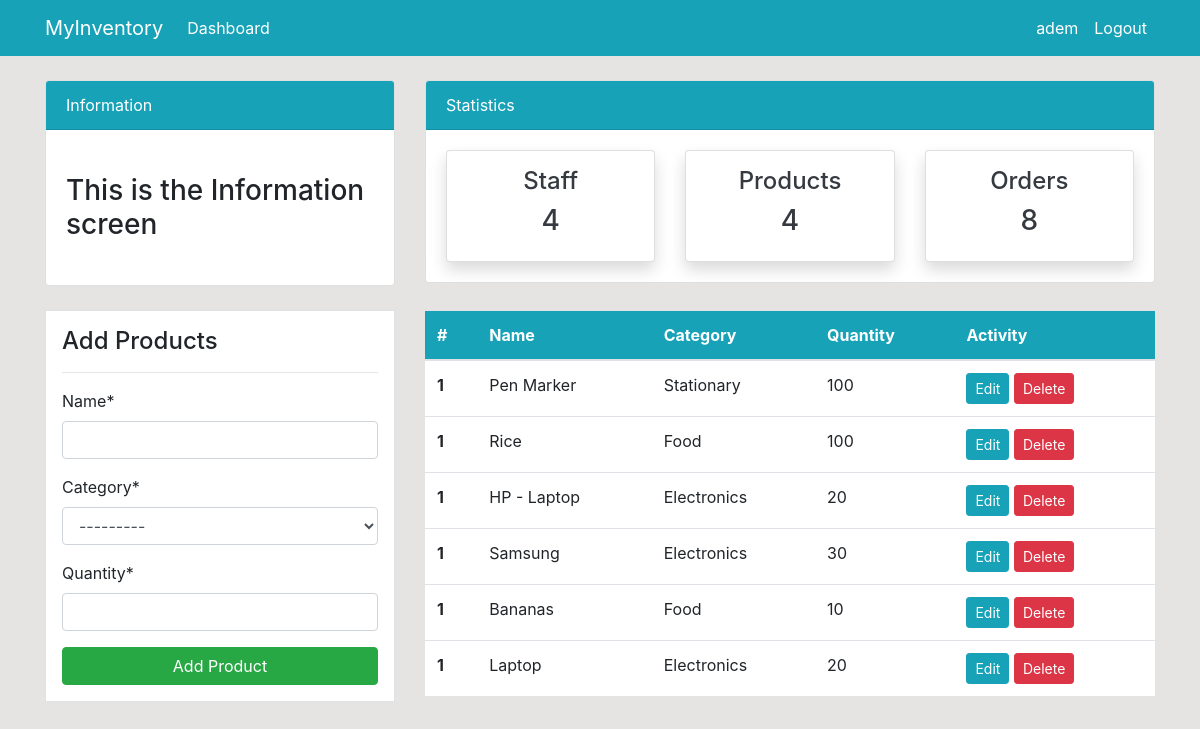
The app's page /product/ (signed in) with its own data.
### dashboard/models.py (models this page shows, shortened)
class Product(models.Model):
    name = models.CharField(max_length=100,null = True)
    category = models.CharField(max_length=20,choices=CATEGORY,null=True)
    quantity = models.PositiveBigIntegerField(null=True)
    class Meta:
        verbose_name_plural = "Product"

### dashboard/views.py (the view)
# urls.py: path("product/",views.product,name="dashboard-product"),
@login_required(login_url="user-login")
def product(request):
    items = Product.objects.all() #ORM
    workers_count = User.objects.all().count()
    if request.method == "POST":
        form = ProductForm(request.POST)
        if form.is_valid():
            form.save()
            product_name = form.cleaned_data.get("name")
            messages.success(request,f"{product_name} has been added.")
            return redirect("dashboard-product")
    else:
        form = ProductForm()
    context = {
        "items":items,
        'form':form,
        'workers_count':workers_count,
    }
    return render(request,"dashboard/product.html",context)

### dashboard/forms.py
class ProductForm(forms.ModelForm):
    class Meta:
        model = Product
        fields = ["name","category","quantity"]

### dashboard/templates/dashboard/product.html (shortened to what this page needs)
{% extends 'partials/base.html' %}
{% load crispy_forms_tags %}
{% block content%}
{% include 'partials/topnav.html' %}
<div class="container">
    <div class="row my-4">
        <div class="col-md-4">
            <div class="border bg-white p-3">
                <h4>Add Products</h4>
                <hr>
                <form method="POST">
                    {{form|crispy}}
                    <input class="btn btn-success btn-block" type="submit" value="Add Product">
                </form>
            </div>
        </div>
        <div class="col-md-8">
            <table class="table bg-white">
                <thead class="bg-info">
                    <tr class="text-white">
                        <th scope="col">#</th>
                        <th scope="col">Name</th>
                        <th scope="col">Category</th>
                        <th scope="col">Quantity</th>
                        <th scope="col">Activity</th>
                    </tr>
                </thead>
                <tbody>
                    {% for item in items %}
                    <tr>
                        <th scope="row">1</th>
                        <td>{{ item.name }}</td>
                        <td>{{ item.category}}</td>
                        <td>{{ item.quantity}}</td>
                        <td>
                            <a class="btn btn-info btn-sm" href="{% url 'dashboard-product-update' item.id %}">Edit</a>
                            <a class="btn btn-danger btn-sm" href="{% url 'dashboard-product-delete' item.id %}">Delete</a>
                        </td>
                    </tr>
                   {% endfor %}
                </tbody>
            </table>
        </div>
    </div>
</div>
{% endblock%}

### dashboard/templates/partials/base.html (shortened to what this page needs)
{% load static %}
<!doctype html>
<html lang="en">
  <head>
    <link rel="stylesheet" href="https://cdn.jsdelivr.net/npm/bootstrap@4.6.2/dist/css/bootstrap.min.css">
    <link rel="stylesheet" href="{% static 'style.css' %}">
  </head>
  <body>
    {% include 'partials/nav.html' %}
    {% block content%}
    {% endblock%}
  </body>
</html>

### dashboard/templates/partials/nav.html (shortened to what this page needs)
<nav class="navbar navbar-expand-lg navbar-info bg-info">
    {% if user.is_authenticated %}
    <div class="container">
        <a class="navbar-brand text-white" href="{% url 'dashboard-index' %}">MyInventory</a>
        <div class="collapse navbar-collapse" id="navbarSupportedContent">
            <ul class="navbar-nav mr-auto">
                <li class="nav-item active">
                    <a class="nav-link text-white" href="{% url 'dashboard-index' %}">Dashboard </a>
                </li>
            </ul>
            <ul class="navbar-nav ml-auto">
                <li class="nav-item active">
                    <a class="nav-link text-white" href="{% url 'user-profile' %}">{{user.username}}</a>
                </li>
                <li class="nav-item">
                    <a class="nav-link text-white" href="{% url 'user-logout' %}">Logout</a>
                </li>
            </ul>
            {% endif %}
        </div>
    </div>
</nav>

### dashboard/templates/partials/topnav.html (shortened to what this page needs)
<div class="container">
    <div class="row mt-4">
        <div class="col-md-4">
            <div class="card">
                <div class="card-header bg-info text-white">
                    Information
                </div>
                <div class="card-body">
                    <marquee behavior="" direction="">
                        <h3 class="my-4">This is the Information screen</h3>
                    </marquee>
                </div>
            </div>
        </div>
        <div class="col-md-8">
            <div class="card">
                <div class="card-header bg-info text-white">
                    Statistics
                </div>
                <div class="card-body">
                    <div class="row">
                        <div class="col-md-4">
                            <a class="text-decoration-none text-dark" href="{% url 'dashboard-staff' %}">
                                <div class="card my-card shadow text-center p-3">
                                    <h4>Staff </h4>
                                    <h3>4</h3>
                                </div>
                            </a>
                        </div>
                        <div class="col-md-4">
                            <a class="text-decoration-none text-dark" href="{% url 'dashboard-product' %}">
                                <div class="card my-card shadow text-center p-3">
                                    <h4>Products </h4>
                                    <h3>4</h3>
                                </div>
                            </a>
                        </div>
                        <div class="col-md-4">
                            <a class="text-decoration-none text-dark" href="{% url 'dashboard-order' %}">
                                <div class="card my-card shadow text-center p-3">
                                    <h4>Orders </h4>
                                    <h3>8</h3>
                                </div>
                            </a>
                        </div>
                    </div>
                </div>
            </div>
        </div>
    </div>
</div>

### dashboard/static/style.css (style rules this page uses)
body { background: rgb(230, 227, 227); }

### records on screen
Product: name "Pen Marker", category "Stationary", quantity "100"
Product: name "Rice", category "Food", quantity "100"
Product: name "HP - Laptop", category "Electronics", quantity "20"
Product: name "Samsung", category "Electronics", quantity "30"
Product: name "Bananas", category "Food", quantity "10"
Product: name "Laptop", category "Electronics", quantity "20"

### other values on screen
{{ user.username }} "adem"
